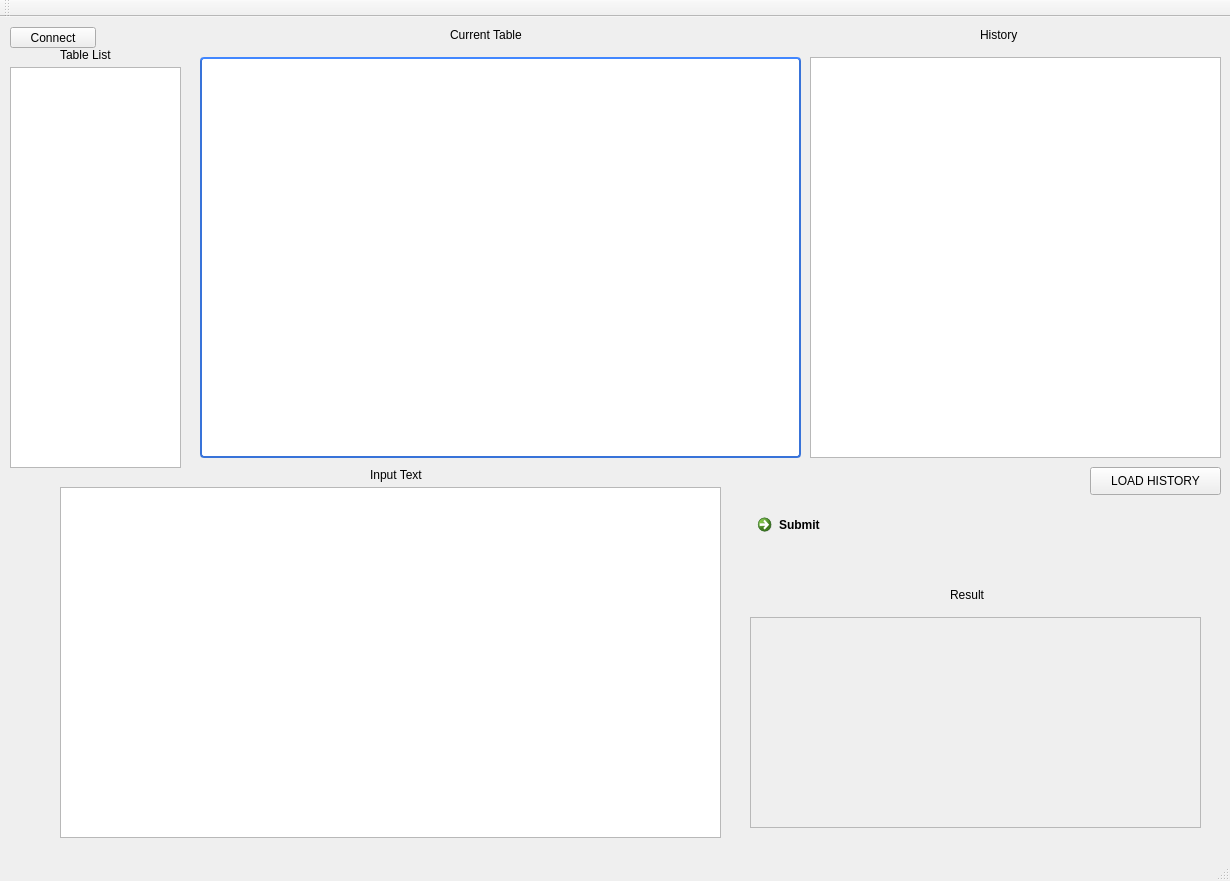
<?xml version="1.0" encoding="UTF-8"?>
<ui version="4.0">
 <class>MainWindow</class>
 <widget class="QMainWindow" name="MainWindow">
  <property name="geometry">
   <rect>
    <x>0</x>
    <y>0</y>
    <width>1230</width>
    <height>881</height>
   </rect>
  </property>
  <property name="maximumSize">
   <size>
    <width>1230</width>
    <height>881</height>
   </size>
  </property>
  <property name="windowTitle">
   <string>MainWindow</string>
  </property>
  <property name="styleSheet">
   <string notr="true"/>
  </property>
  <widget class="QWidget" name="centralWidget">
   <widget class="QTextEdit" name="textEdit">
    <property name="geometry">
     <rect>
      <x>60</x>
      <y>470</y>
      <width>661</width>
      <height>351</height>
     </rect>
    </property>
   </widget>
   <widget class="QCommandLinkButton" name="Submit">
    <property name="geometry">
     <rect>
      <x>750</x>
      <y>490</y>
      <width>241</width>
      <height>61</height>
     </rect>
    </property>
    <property name="text">
     <string>Submit</string>
    </property>
   </widget>
   <widget class="QLabel" name="label">
    <property name="geometry">
     <rect>
      <x>60</x>
      <y>30</y>
      <width>91</width>
      <height>16</height>
     </rect>
    </property>
    <property name="text">
     <string>Table List</string>
    </property>
   </widget>
   <widget class="QLabel" name="label_2">
    <property name="geometry">
     <rect>
      <x>980</x>
      <y>10</y>
      <width>91</width>
      <height>16</height>
     </rect>
    </property>
    <property name="text">
     <string>History</string>
    </property>
   </widget>
   <widget class="QLabel" name="label_3">
    <property name="geometry">
     <rect>
      <x>450</x>
      <y>10</y>
      <width>91</width>
      <height>16</height>
     </rect>
    </property>
    <property name="text">
     <string>Current Table</string>
    </property>
   </widget>
   <widget class="QLabel" name="label_4">
    <property name="geometry">
     <rect>
      <x>370</x>
      <y>450</y>
      <width>91</width>
      <height>16</height>
     </rect>
    </property>
    <property name="text">
     <string>Input Text</string>
    </property>
   </widget>
   <widget class="QLabel" name="label_6">
    <property name="geometry">
     <rect>
      <x>950</x>
      <y>570</y>
      <width>91</width>
      <height>16</height>
     </rect>
    </property>
    <property name="text">
     <string>Result</string>
    </property>
   </widget>
   <widget class="QTableView" name="tableView">
    <property name="geometry">
     <rect>
      <x>200</x>
      <y>40</y>
      <width>601</width>
      <height>401</height>
     </rect>
    </property>
    <property name="styleSheet">
     <string notr="true">QTableView {
    border: 2px solid #3873d9;
    border-top-color: #4287ff;
    border-radius: 4px;
    background-color: #fff;
    background-image: url(:/img/other/background.png);
    gridline-color: #777;
    selection-background-color: #ccdfff;
    color:#333;
    font-size:12px;
 }</string>
    </property>
   </widget>
   <widget class="QListWidget" name="listHistory">
    <property name="geometry">
     <rect>
      <x>810</x>
      <y>40</y>
      <width>411</width>
      <height>401</height>
     </rect>
    </property>
    <property name="styleSheet">
     <string notr="true">QTableView {
    border: 2px solid #3873d9;
    border-top-color: #4287ff;
    border-radius: 4px;
    background-color: #fff;
    background-image: url(:/img/other/background.png);
    gridline-color: #777;
    selection-background-color: #ccdfff;
    color:#333;
    font-size:12px;
 }</string>
    </property>
   </widget>
   <widget class="QListWidget" name="listTables1">
    <property name="geometry">
     <rect>
      <x>10</x>
      <y>50</y>
      <width>171</width>
      <height>401</height>
     </rect>
    </property>
    <property name="styleSheet">
     <string notr="true">QTableView {
    border: 2px solid #3873d9;
    border-top-color: #4287ff;
    border-radius: 4px;
    background-color: #fff;
    background-image: url(:/img/other/background.png);
    gridline-color: #777;
    selection-background-color: #ccdfff;
    color:#333;
    font-size:12px;
 }</string>
    </property>
   </widget>
   <widget class="QLabel" name="result">
    <property name="geometry">
     <rect>
      <x>750</x>
      <y>600</y>
      <width>451</width>
      <height>211</height>
     </rect>
    </property>
    <property name="styleSheet">
     <string notr="true"/>
    </property>
    <property name="frameShape">
     <enum>QFrame::StyledPanel</enum>
    </property>
    <property name="text">
     <string/>
    </property>
   </widget>
   <widget class="QPushButton" name="pushLoadHistory">
    <property name="geometry">
     <rect>
      <x>1090</x>
      <y>450</y>
      <width>131</width>
      <height>28</height>
     </rect>
    </property>
    <property name="text">
     <string>LOAD HISTORY</string>
    </property>
   </widget>
   <widget class="QPushButton" name="pushButton">
    <property name="geometry">
     <rect>
      <x>10</x>
      <y>10</y>
      <width>86</width>
      <height>21</height>
     </rect>
    </property>
    <property name="minimumSize">
     <size>
      <width>86</width>
      <height>20</height>
     </size>
    </property>
    <property name="text">
     <string>Connect</string>
    </property>
   </widget>
  </widget>
  <widget class="QMenuBar" name="menuBar">
   <property name="geometry">
    <rect>
     <x>0</x>
     <y>0</y>
     <width>1230</width>
     <height>22</height>
    </rect>
   </property>
  </widget>
  <widget class="QToolBar" name="mainToolBar">
   <attribute name="toolBarArea">
    <enum>TopToolBarArea</enum>
   </attribute>
   <attribute name="toolBarBreak">
    <bool>false</bool>
   </attribute>
  </widget>
  <widget class="QStatusBar" name="statusBar"/>
 </widget>
 <layoutdefault spacing="6" margin="11"/>
 <resources/>
 <connections/>
</ui>
